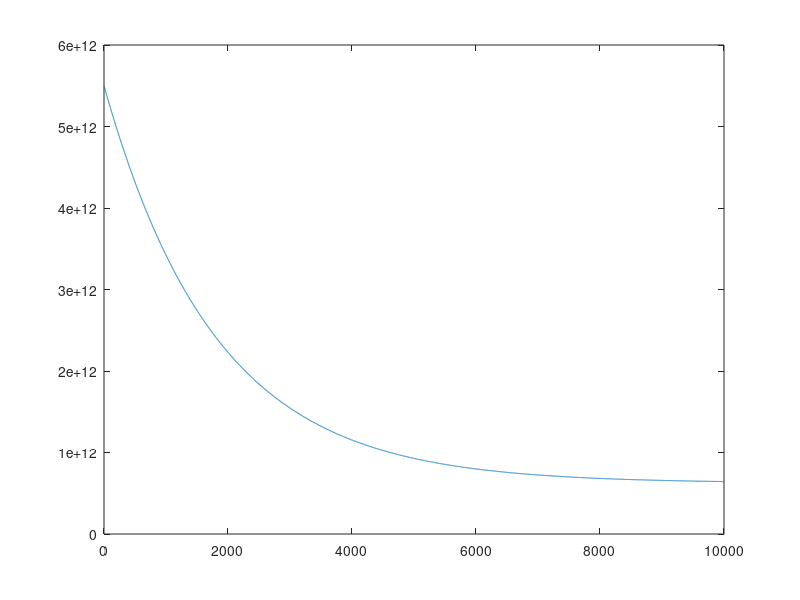

Here is the MATLAB script that generated this plot:
% PBL Team 1, BIOE 252, Fall 2022, PBL 2: Modeling Blood Flow
% rbcModel.m
% Models rbc concentration through the human body in different conditions
% Last modified: 11/20/22

function rbcModel
    %The driver

    %setting up initial values
    time = (1:10000);
    n_rbc = zeros(10000,1);
    n_rbc(1,:) = 5.5E12;
    %flow = ones(86400);
    
    %flow_rbc(1,:) = 5.4E9*flow; %initial flow rate

%     n_rbc = marrow(time,n_rbc);
%     plot(time,n_rbc)
    n_rbc = spleen(time,n_rbc);
    figure;
    plot(time,n_rbc)

end

% function n_rbc = marrow(time,n_rbc)
%     for i = 2:length(time)
%         n_rbc(i,:) = n_rbc(i-1,:) + (5.555E-4).*n_rbc(i-1,:);
%     end
% end

function n_rbc = spleen(time,n_rbc)
    f = 5.555E-4;
    c = 0.347E9;

    for i = 2:length(time)
        n_rbc(i,:) = (1-f)^i .* (n_rbc(1,:) - c/f) + c/f;
    end
end
